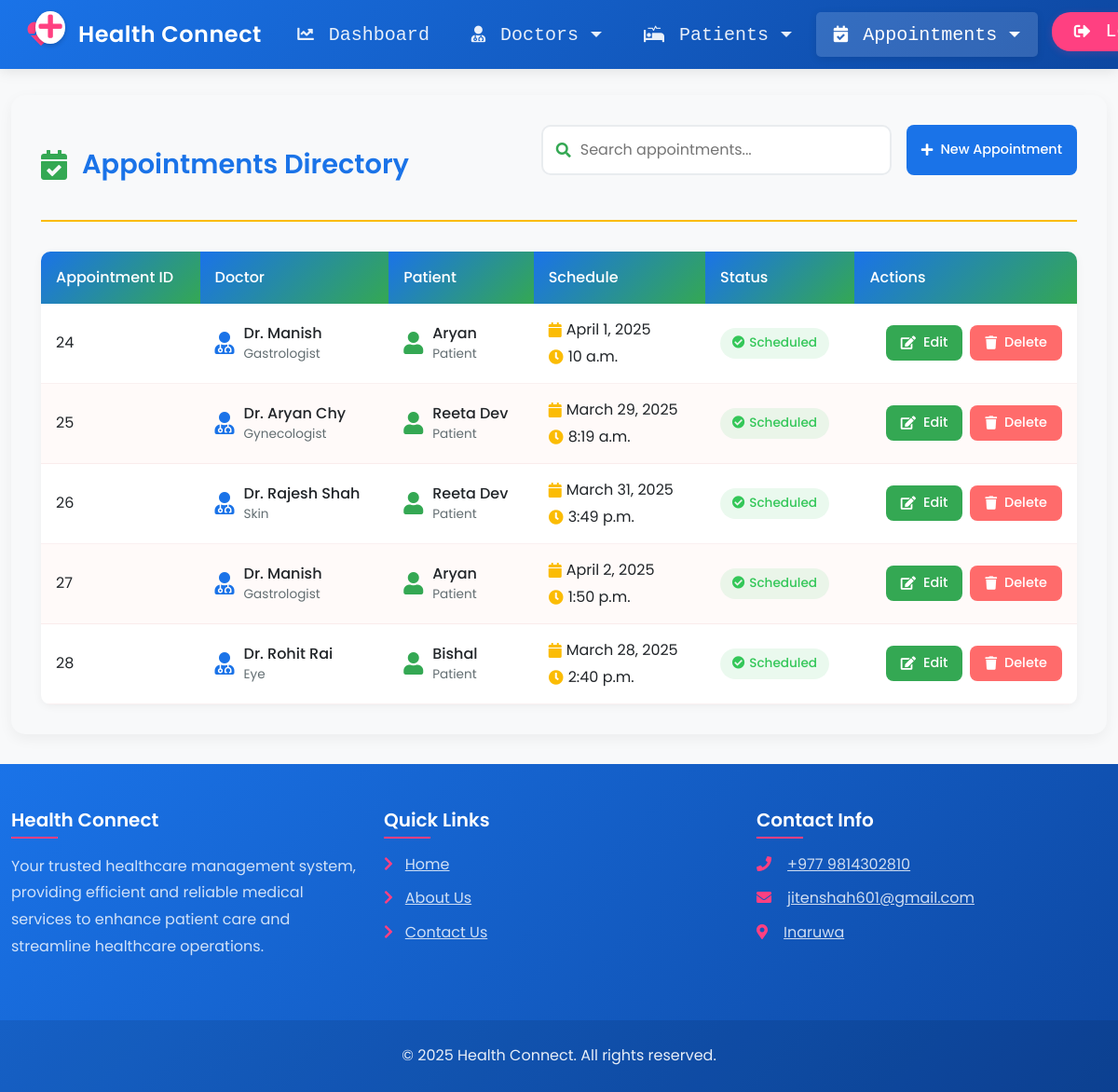
The page /view_appointment/ (signed in) on the database its author committed.
### Health/models.py (models this page shows, shortened)
class Appointment(models.Model):
    doctor = models.ForeignKey(Doctor, on_delete=models.CASCADE)
    patient = models.ForeignKey(Patient, on_delete=models.CASCADE)
    date1 = models.DateField()
    time1 = models.TimeField()

class Doctor(models.Model):
    name = models.CharField(max_length=50)
    mobile = models.IntegerField(max_length=15)
    special = models.CharField(max_length=50)

class Patient(models.Model):
    name = models.CharField(max_length=50)
    gender = models.CharField(max_length=10)
    mobile = models.IntegerField(null=True, blank=True)
    address = models.CharField(max_length=150)

### Health/views.py (the view)
# urls.py: path('view_appointment/', View_Appointment, name='view_appointment'),
def View_Appointment(request):
    if not request.user.is_staff:
        return redirect('login')
    appointments = Appointment.objects.all().order_by('id')  # Order by ID for consistency
    d = {'appointments': appointments}
    return render(request, 'view_appointment.html', d)

### Health/templates/view_appointment.html (shortened to what this page needs)
{% extends 'navigationbar.html' %}
{% load static %}
{% block body %}
<div class="view-container container">
    <div class="view-header">
        <div class="view-title">
            <i class="fas fa-calendar-check"></i>
            <span>Appointments Directory</span>
        </div>
        <div class="filter-section">
            <div class="search-box">
                <i class="fas fa-search"></i>
                <input type="text" id="appointmentSearch" placeholder="Search appointments...">
            </div>
            <a href="{% url 'add_appointment' %}" class="btn-action btn-view">
                <i class="fas fa-plus"></i> New Appointment
            </a>
        </div>
    </div>
    <div class="table-responsive">
        <table class="custom-table" id="appointmentsTable">
            <thead>
                <tr>
                    <th>Appointment ID</th>
                    <th>Doctor</th>
                    <th>Patient</th>
                    <th>Schedule</th>
                    <th>Status</th>
                    <th>Actions</th>
                </tr>
            </thead>
            <tbody>
                {% for appointment in appointments %}
                <tr>
                    <td>{{ appointment.id }}</td>
                    <td>
                        <div style="display: flex; align-items: center; gap: 10px;">
                            <i class="fas fa-user-md" style="color: var(--primary-color); font-size: 1.5rem;"></i>
                            <div>
                                <div style="font-weight: 500;">Dr. {{ appointment.doctor.name }}</div>
                                <div style="font-size: 0.85rem; color: var(--text-secondary);">{{ appointment.doctor.special }}</div>
                            </div>
                        </div>
                    </td>
                    <td>
                        <div style="display: flex; align-items: center; gap: 10px;">
                            <i class="fas fa-user" style="color: var(--secondary-color); font-size: 1.5rem;"></i>
                            <div>
                                <div style="font-weight: 500;">{{ appointment.patient.name }}</div>
                                <div style="font-size: 0.85rem; color: var(--text-secondary);">Patient</div>
                            </div>
                        </div>
                    </td>
                    <td>
                        <div style="display: flex; flex-direction: column; gap: 5px;">
                            <div style="display: flex; align-items: center; gap: 5px;">
                                <i class="fas fa-calendar" style="color: var(--accent-color);"></i>
                                {{ appointment.date1 }}
                            </div>
                            <div style="display: flex; align-items: center; gap: 5px;">
                                <i class="fas fa-clock" style="color: var(--accent-color);"></i>
                                {{ appointment.time1 }}
                            </div>
                        </div>
                    </td>
                    <td>
                        <span class="status-badge status-active">
                            <i class="fas fa-check-circle"></i>
                            Scheduled
                        </span>
                    </td>
                    <td>
                        <div class="action-buttons">
                            <a href="{% url 'edit_appointment' appointment.id %}" class="btn-action btn-edit" title="Edit Appointment">
                                <i class="fas fa-edit"></i> Edit
                            </a>
                            <a href="{% url 'delete_appointment' appointment.id %}"
                               onclick="return confirm('Are you sure you want to cancel this appointment?')"
                               class="btn-action btn-delete" title="Cancel Appointment">
                                <i class="fas fa-trash"></i> Delete
                            </a>
                        </div>
                    </td>
                </tr>
                {% endfor %}
            </tbody>
        </table>
    </div>
</div>
{% endblock %}

### Health/templates/navigationbar.html (shortened to what this page needs)
{% load static %}
<!DOCTYPE html>
<html lang="en">
<head>
    <link href="https://cdn.jsdelivr.net/npm/bootstrap@5.1.3/dist/css/bootstrap.min.css" rel="stylesheet">
    <link rel="stylesheet" href="https://cdnjs.cloudflare.com/ajax/libs/font-awesome/5.15.4/css/all.min.css">
    <link rel="stylesheet" type="text/css" href="{% static 'css/mystyle.css' %}">
    <link rel="stylesheet" type="text/css" href="https://cdn.datatables.net/1.13.7/css/jquery.dataTables.min.css">
    <link rel="stylesheet" type="text/css" href="https://cdn.datatables.net/buttons/2.4.2/css/buttons.dataTables.min.css">
    <link rel="stylesheet" type="text/css" href="{% static 'css/navbar.css' %}">
</head>
<body>
    <nav class="navbar navbar-expand-lg navbar-dark fixed-top">
        <div class="container">
            <a class="navbar-brand" href="{% url 'home' %}">
                <div class="brand-logo">
                    <i class="fas fa-plus plus-icon"></i>
                </div>
                <span class="brand-text">Health Connect</span>
            </a>
            <div class="collapse navbar-collapse" id="navbarMenu">
                <ul class="navbar-nav ms-auto">
                    {% if not request.user.is_staff %}
                        <li class="nav-item">
                            <a class="nav-link {% if request.path == '/login/' %}active{% endif %}" href="{% url 'login' %}">
                                <i class="fas fa-sign-in-alt"></i> Login
                            </a>
                        </li>
                        <li class="nav-item">
                            <a class="nav-link {% if request.path == '/about/' %}active{% endif %}" href="{% url 'about' %}">
                                <i class="far fa-address-card"></i> About Us
                            </a>
                        </li>
                        <li class="nav-item">
                            <a class="nav-link {% if request.path == '/contact/' %}active{% endif %}" href="{% url 'contact' %}">
                                <i class="far fa-envelope"></i> Contact Us
                            </a>
                        </li>
                    {% else %}
                        <li class="nav-item">
                            <a class="nav-link {% if request.path == '/' %}active{% endif %}" href="{% url 'home' %}">
                                <i class="fas fa-chart-line"></i> Dashboard
                            </a>
                        </li>
                        <li class="nav-item dropdown">
                            <a class="nav-link dropdown-toggle {% if 'doctor' in request.path %}active{% endif %}" href="#" role="button" data-bs-toggle="dropdown" aria-expanded="false">
                                <i class="fas fa-user-md"></i> Doctors
                            </a>
                        </li>
                        <li class="nav-item dropdown">
                            <a class="nav-link dropdown-toggle {% if 'patient' in request.path %}active{% endif %}" href="#" role="button" data-bs-toggle="dropdown" aria-expanded="false">
                                <i class="fas fa-procedures"></i> Patients
                            </a>
                        </li>
                        <li class="nav-item dropdown">
                            <a class="nav-link dropdown-toggle {% if 'appointment' in request.path %}active{% endif %}" href="#" role="button" data-bs-toggle="dropdown" aria-expanded="false">
                                <i class="fas fa-calendar-check"></i> Appointments
                            </a>
                        </li>
                        <li class="nav-item">
                            <a class="nav-link btn-logout" href="{% url 'logout' %}">
                                <i class="fas fa-sign-out-alt"></i> Logout
                            </a>
                        </li>
                    {% endif %}
                </ul>
            </div>
        </div>
    </nav>
    <main>
        <div class="container">
            {% block body %}
            {% endblock %}
        </div>
    </main>
    <footer>
        <div class="container">
            <div class="row">
                <div class="col-md-4">
                    <h5>Health Connect</h5>
                    <p>Your trusted healthcare management system, providing efficient and reliable medical services to enhance patient care and streamline healthcare operations.</p>
                </div>
                <div class="col-md-4">
                    <h5>Quick Links</h5>
                    <ul class="list-unstyled">
                        <li><a href="{% url 'home' %}"><i class="fas fa-chevron-right"></i>Home</a></li>
                        <li><a href="{% url 'about' %}"><i class="fas fa-chevron-right"></i>About Us</a></li>
                        <li><a href="{% url 'contact' %}"><i class="fas fa-chevron-right"></i>Contact Us</a></li>
                    </ul>
                </div>
                <div class="col-md-4">
                    <h5>Contact Info</h5>
                    <ul class="list-unstyled">
                        <li><i class="fas fa-phone"></i> <a href="tel:+9779814302810">+977 9814302810</a></li>
                        <li><i class="fas fa-envelope"></i> <a href="mailto:jitenshah601@gmail.com">jitenshah601@gmail.com</a></li>
                        <li><i class="fas fa-map-marker-alt"></i> <a href="http://maps.google.com/maps?q=Inaruwa" target="_blank">Inaruwa</a></li>
                    </ul>
                </div>
            </div>
        </div>
        <div class="footer-bottom">
            <div class="container">
                <p>&copy; {% now "Y" %} Health Connect. All rights reserved.</p>
            </div>
        </div>
    </footer>
</body>
</html>

### Health/static/css/navbar.css (style rules this page uses)
body { font-family: 'Poppins', sans-serif; background-color: #f8f9fa; padding-top: 70px; min-height: 100vh; display: flex; flex-direction: column; }
.navbar { background: linear-gradient(135deg, #1a73e8, #0d47a1); padding: 0.8rem 1rem; box-shadow: 0 2px 15px rgba(0, 0, 0, 0.1); }
.navbar-brand { font-size: 1.5rem; font-weight: 600; color: white !important; display: flex; align-items: center; }
.navbar-brand i { font-size: 1.8rem; margin-right: 0.5rem; color: #ff4081; animation: heartbeat 1.5s ease-in-out infinite; }
.navbar-nav { margin-left: auto; }
.nav-item { margin: 0 0.2rem; position: relative; }
.nav-link { color: rgba(255, 255, 255, 0.9) !important; font-weight: 500; padding: 0.8rem 1.2rem !important; border-radius: 5px; transition: all 0.3s ease; }
.nav-link i { margin-right: 0.5rem; font-size: 1.1rem; }
.active { background: rgba(255, 255, 255, 0.1); color: white !important; }
.btn-logout { background: #ff4081; color: white !important; border-radius: 20px; padding: 0.6rem 1.5rem !important; transition: all 0.3s ease; }
main { flex: 1 0 auto; padding: 2rem 0; }
.container { max-width: 1200px; margin: 0 auto; }
footer { background: linear-gradient(135deg, #1a73e8, #0d47a1); color: white; padding: 3rem 0 0; margin-top: auto; }
footer h5 { color: white; font-weight: 600; margin-bottom: 1.5rem; position: relative; }
footer h5::after { content: ''; position: absolute; left: 0; bottom: -0.5rem; width: 50px; height: 2px; background: #ff4081; }
footer p { color: rgba(255, 255, 255, 0.8); line-height: 1.8; }
footer ul li { margin-bottom: 0.8rem; }
footer ul li a { color: rgba(255, 255, 255, 0.8); transition: all 0.3s ease; }
footer ul li i { margin-right: 0.8rem; color: #ff4081; }
.footer-bottom { background: rgba(0, 0, 0, 0.1); padding: 1.5rem 0; margin-top: 3rem; text-align: center; }
.footer-bottom p { margin: 0; color: rgba(255, 255, 255, 0.9); }

### rows shown on the page
Appointment: id "24", doctor.name "Manish", doctor.special "Gastrologist", patient.name "Aryan", date1 "April 1, 2025", time1 "10 a.m."
Appointment: id "25", doctor.name "Aryan Chy", doctor.special "Gynecologist", patient.name "Reeta Dev", date1 "March 29, 2025", time1 "8:19 a.m."
Appointment: id "26", doctor.name "Rajesh Shah", doctor.special "Skin", patient.name "Reeta Dev", date1 "March 31, 2025", time1 "3:49 p.m."
Appointment: id "27", doctor.name "Manish", doctor.special "Gastrologist", patient.name "Aryan", date1 "April 2, 2025", time1 "1:50 p.m."
Appointment: id "28", doctor.name "Rohit Rai", doctor.special "Eye", patient.name "Bishal", date1 "March 28, 2025", time1 "2:40 p.m."
